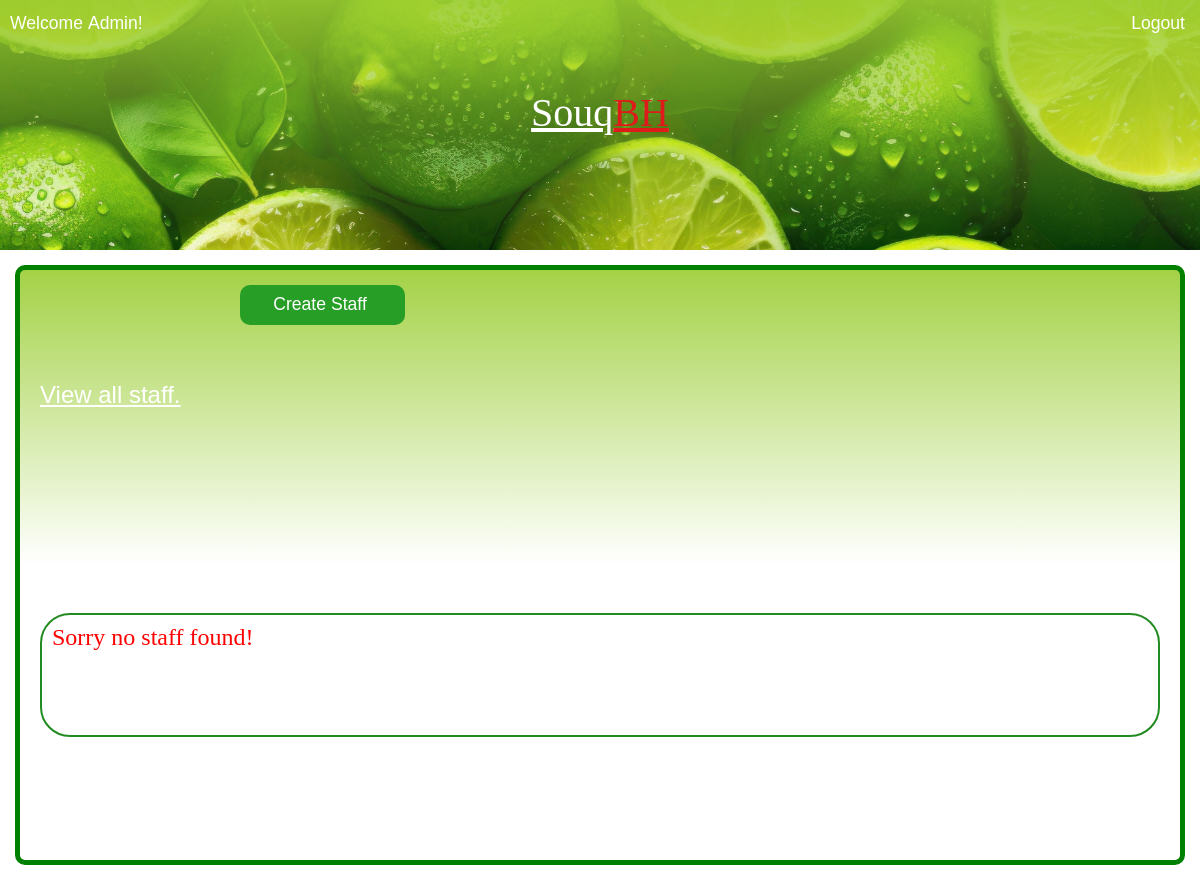
/ITCS333Project/admin/adminMain/admin.php, run on an earlier commit of the app's database.
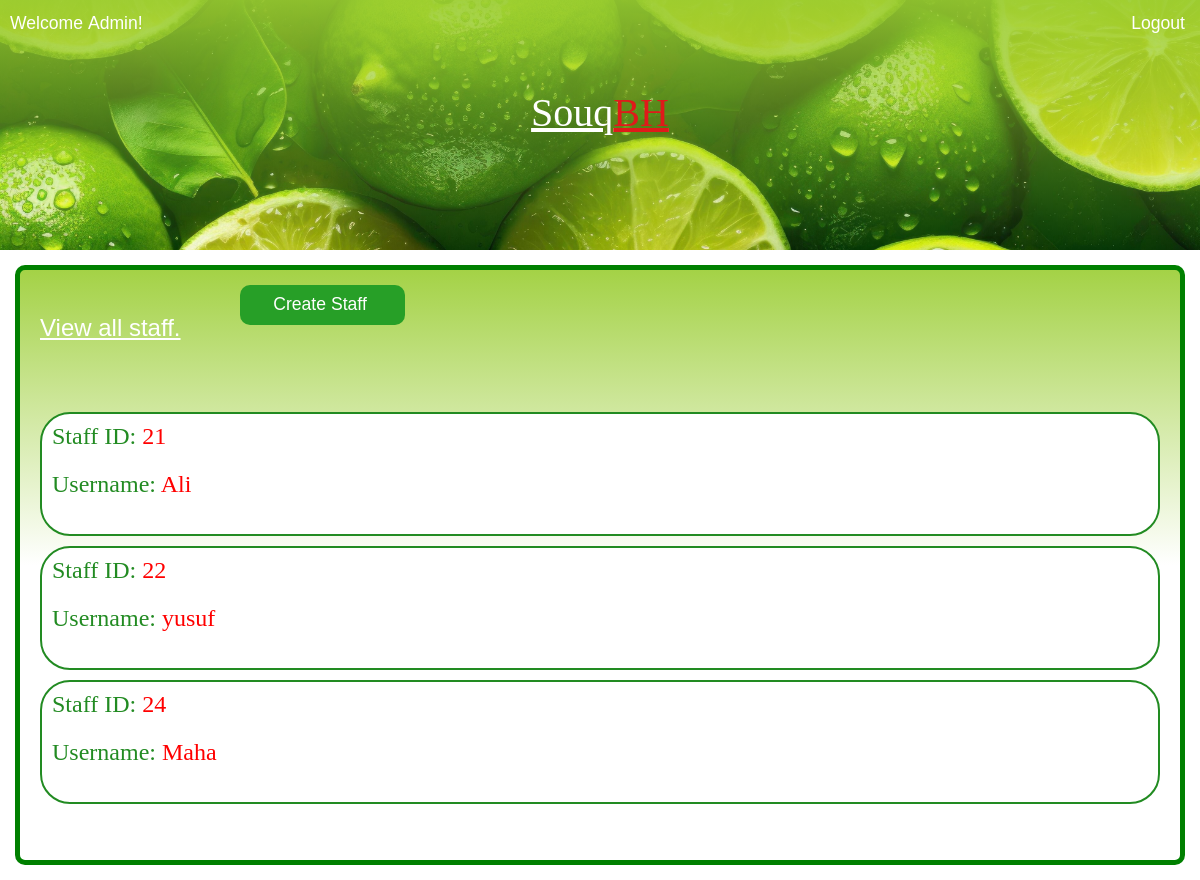
And on a later commit of the database.
### tables this page shows
CREATE TABLE `users` (
  `ID` int(4) NOT NULL,
  `username` varchar(30) NOT NULL,
  `type` varchar(10) NOT NULL,
  `password` varchar(255) NOT NULL,
  `email` varchar(100) NOT NULL,
  `phoneNum` varchar(20) NOT NULL,
  `address` varchar(200) NOT NULL
);

### ITCS333Project/admin/adminMain/admin.php (the view, shortened to what this page needs)
<?php
$isValid =  false;
try {
    require('../../connection.php');
    $stmt = $db->prepare("SELECT ID,username FROM users where type='staff'");
    $stmt->execute();
    $rows = $stmt->fetchAll(PDO::FETCH_ASSOC);
    if($stmt->rowCount()!=0){
        $isValid = true;
    }
} catch (PDOException $e) {
    die("Error: " . $e->getMessage());
}
?>
<!DOCTYPE html>
<html lang="en">
<head>
    <link rel="stylesheet" href="../../reset.css">
    <link rel="stylesheet" href="admin.css">
    <link rel="stylesheet" href="https://cdnjs.cloudflare.com/ajax/libs/font-awesome/6.5.2/css/all.min.css">
</head>
<body>
    <div class="container">
        <div class="header-container">
            <div class="img"></div>
            <header>
                <div class="menu">
                    <div class="spacing1">
                        <div class="status"><b>Welcome&nbspAdmin!</b></div>
                    </div>
                    <div class="spacing2">
                        <a href="../../login/login.php">
                            <div class="mbox"><b>Logout</b></div>
                        </a>
                    </div>
                </div>
                <div class="title">
                    <h1>Souq<span>BH</span></h1>
                </div>
            </header>
        </div>
        <div class="bottom-box">
            <div class="boxheader">
                <p>View all staff.</p>
            </div>
            <div class="submitbox"><a href="../createStaff/newstaff.php">Create Staff
                </a></div>
                <div class="staffcontainer">
                <?php
                if($isValid){
                foreach($rows as $r){
                ?>
            <div class="staffbox">
                <div class='st1' style="padding: 10px;">
                    <div class="staffid">Staff ID: <?php echo "<span class= 'detailsSpan'>$r[ID]</span>"; ?> </div>
                    <br>
                    <div class="staffname">Username:  <?php echo "<span class= 'detailsSpan'>$r[username]</span>"; ?> </div>
                </div>
            </div>
            <?php }
            }else{?>
                <div class="staffbox">
                <div class='st1' style="padding: 10px;">
                    <div class="errorP" style ="color:red;">Sorry no staff found!</div>
                </div>
            </div>
           <?php }?> </div>
        </div>
</body>
</html>

What changed in the data, as far as the page shows it:
added users: ID "21", username "Ali"
added users: ID "22", username "yusuf"
added users: ID "24", username "Maha"
Also different on the page:
text no longer shown: "Sorry no staff found!"
